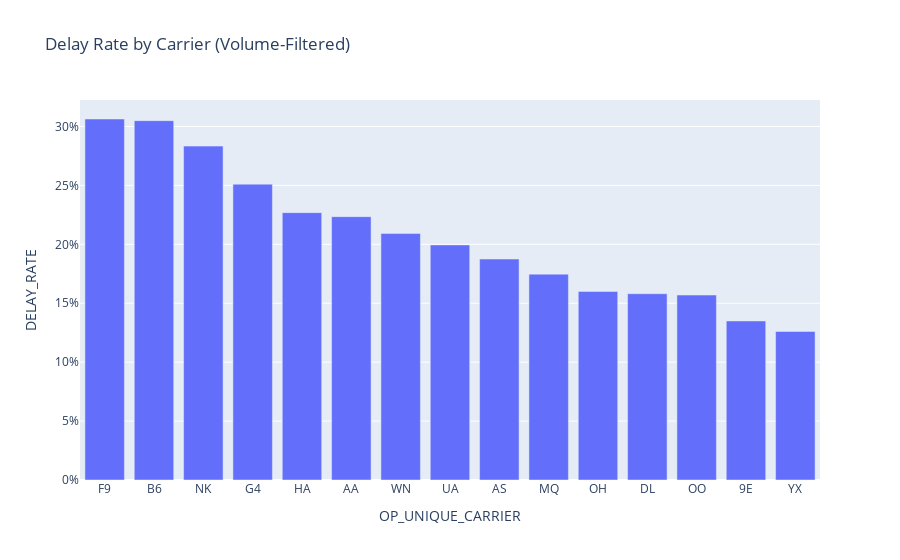

This figure's notebook cell:
### Code cell
fig = px.bar(
    carrier_filtered.sort_values("DELAY_RATE", ascending=False),
    x = "OP_UNIQUE_CARRIER",
    y = "DELAY_RATE",
    hover_data = ["TOTAL_FLIGHTS", "CANCEL_RATE", "AVG_ARR_DELAY_MIN"],
    title = "Delay Rate by Carrier (Volume-Filtered)"
)
fig.update_yaxes(tickformat = ".0%")
fig.show()

### Figure 1 — Plotly figure (JSON) as saved in the notebook; plotly's stock layout.template omitted (floating-point values rounded to 4 significant figures)
{"data": [{"alignmentgroup": "True", "customdata": [[177542, 0.02126, 25.59], [274852, 0.02097, 27.36], [263871, 0.017, 21.96], [115539, 0.006768, 21.93], [80967, 0.01301, 13.22], [940531, 0.01061, 20.75], [1438465, 0.009959, 12.13], [732212, 0.01403, 15.61], [245344, 0.008058, 11.07], [227488, 0.01007, 11.71], [194144, 0.01324, 13.29], [984986, 0.01017, 12.55], [675163, 0.01222, 13.57], [201520, 0.02105, 11.22], [295275, 0.02765, 9.283]], "hovertemplate": "OP_UNIQUE_CARRIER=%{x}<br>DELAY_RATE=%{y}<br>TOTAL_FLIGHTS=%{customdata[0]}<br>CANCEL_RATE=%{customdata[1]}<br>AVG_ARR_DELAY_MIN=%{customdata[2]}<extra></extra>", "legendgroup": "", "marker": {"color": "#636efa", "pattern": {"shape": ""}}, "name": "", "offsetgroup": "", "orientation": "v", "showlegend": false, "textposition": "auto", "type": "bar", "x": ["F9", "B6", "NK", "G4", "HA", "AA", "WN", "UA", "AS", "MQ", "OH", "DL", "OO", "9E", "YX"], "xaxis": "x", "y": [0.3063, 0.3049, 0.2833, 0.2511, 0.2269, 0.2235, 0.2093, 0.1995, 0.1875, 0.1747, 0.16, 0.1581, 0.157, 0.135, 0.1261], "yaxis": "y"}], "layout": {"barmode": "relative", "legend": {"tracegroupgap": 0}, "title": {"text": "Delay Rate by Carrier (Volume-Filtered)"}, "xaxis": {"anchor": "y", "domain": [0, 1], "title": {"text": "OP_UNIQUE_CARRIER"}}, "yaxis": {"anchor": "x", "domain": [0, 1], "tickformat": ".0%", "title": {"text": "DELAY_RATE"}}}}
